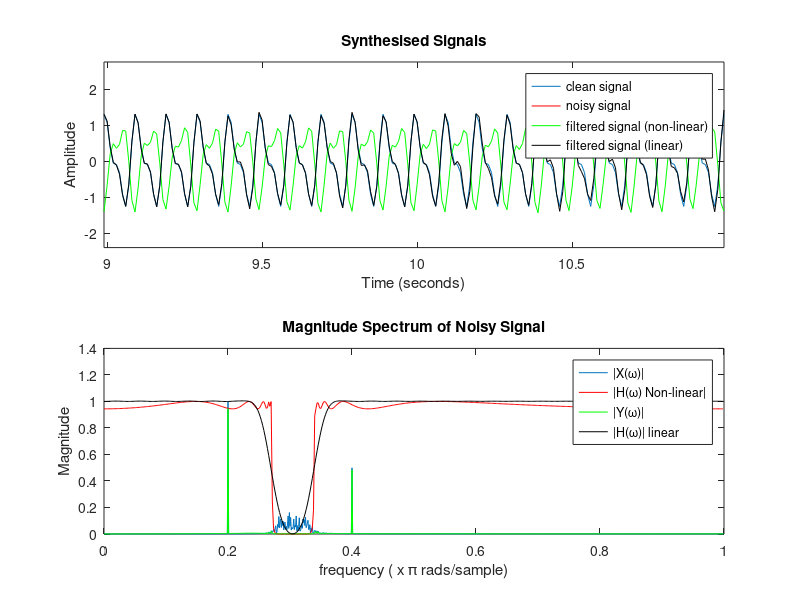
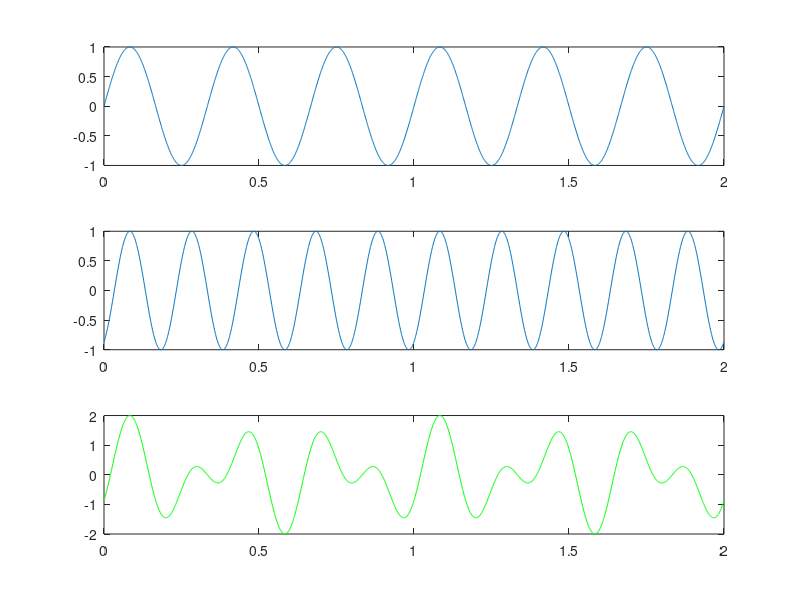

The MATLAB source for these figures, in order:
%% Linear phase filters - preserve shape of a filtered signal
% This is the code used during a youtube video presentation dealing with linear phase filters
%      Search for linear phase at http://youtube.com/ddorran
%
% Code available from https://dadorran.wordpress.com
% 
close all ; clear all; clc
fs = 100;
T = 1/fs; %sampling interval
N = 2000; %length of signal being synthesised
n = 0:N-1; %samples of the signal
t = n*T;
  
plot_range = [N/2-100:N/2+100];
%% synthesise a signal
x = cos(2*pi*10*t) + 0.5*cos(2*pi*20*t + 1.4); 
subplot(2,1,1);
plot(t(plot_range),x(plot_range))
xlabel('Time (seconds)');
ylabel('Amplitude')
title('Synthesised Signals') 
axis tight
  
% Add some noise
ns = randn(1,length(x)+100)*2;
    %filter the noise to synthesise band limited noise
[b a] = butter(5, [0.28 0.33],'bandpass');
ns_filtered = filter(b,a,ns);
    %add noise to clean signal
x_ns = x +ns_filtered(end-length(x)+1:end);
hold on
noisy_x = plot(t(plot_range), x_ns(plot_range),'r');
legend('clean signal', 'noisy signal')
  
%% Plot frequency Content of Noisy Signal
subplot(2,1,2)
X_ns = fft(x_ns);
fax = [0:N-1]/(N/2); % normalised frequency axis
plot(fax(1:N/2), abs(X_ns(1:N/2))/(N/2)) ; %plot first half of spectrum
xlabel('frequency ( x \pi rads/sample)')
ylabel('Magnitude')
title('Magnitude Spectrum of Noisy Signal')
  
 
%% Filter out the noise using an IIR filter (non-linear phase)
[b_iir a_iir] = cheby1(10, 0.5, [0.27 0.34], 'stop');
y_iir = filter(b_iir,a_iir, x_ns);
 
[H_iir w] = freqz(b_iir,a_iir); %determine frequency response
subplot(2,1,2);
hold on
plot(w/pi, abs(H_iir),'r')
legend('|X(\omega)|','|H(\omega)|')
 
pause
Y_iir = fft(y_iir);
plot(fax(1:N/2), abs(Y_iir(1:N/2))/(N/2),'g') ; %plot first half of spectrum
legend('|X(\omega)|','|H(\omega)|','|Y(\omega)|')
 
pause
subplot(2,1,1)
non_linear_y = plot(t(plot_range),y_iir(plot_range),'g')
legend('clean signal', 'noisy signal','filtered signal')
pause 
set(noisy_x,'visible', 'off')
 
  
%% Examine the magnitude and phase response of the IIR filter
figure(2)
subplot(2,1,1)
plot(w/pi,abs(H_iir))
xlabel('frequency ( x \pi rads/sample)')
ylabel('Magnitude')
title('Magnitude Response of filter')
subplot(2,1,2)
plot(w/pi,angle(H_iir))
xlabel('frequency ( x \pi rads/sample)')
ylabel('Phase Shift')
title('Phase Response of filter')
  
%% Now filter using an FIR filter (with linear phase)
b_fir = fir1(100,  [0.27 0.34],'stop');
a_fir = 1;
y_fir = filter(b_fir,a_fir, x_ns);
 
figure(1)
subplot(2,1,1)
plot(t(plot_range),y_fir(plot_range),'k')
legend('clean signal', 'noisy signal','filtered signal (non-linear)','filtered signal (linear)')
 
[H_fir, w ]= freqz(b_fir,a_fir);
subplot(2,1,2)
plot(w/pi, abs(H_fir),'k')
legend('|X(\omega)|','|H(\omega) Non-linear|','|Y(\omega)|','|H(\omega)| linear')
 
 
  
%% Compare the frequency responses of the two filter design approaches
figure(2)
subplot(2,1,1)
hold on
plot(w/pi,abs(H_fir),'g')
legend('non-linear filter','linear filter')
subplot(2,1,2)
hold on
plot(w/pi,angle(H_fir),'g')
legend('non-linear filter','linear filter')
pause
 
%% Why does linear phase preserve the shape??
close all
clear all; clc;
fs = 1000;
t = 0:1/fs:2;
x1 = cos(2*pi*3*t-pi/2);
x2 = cos(2*pi*5*t-(pi/2)/3*5);
  
pause
subplot(3,1,1)
plot(t,x1)
subplot(3,1,2)
plot(t,x2)
subplot(3,1,3)
plot(t,x1+x2,'g')
hold on